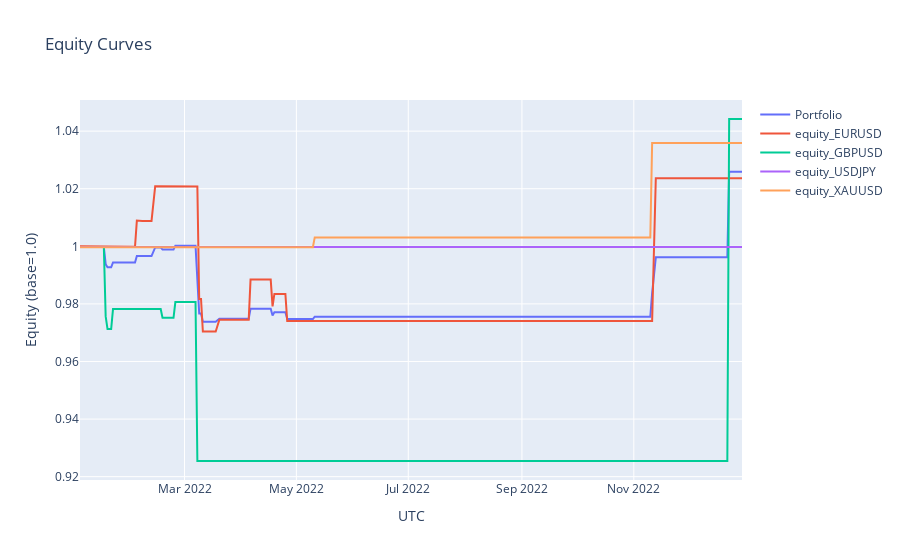
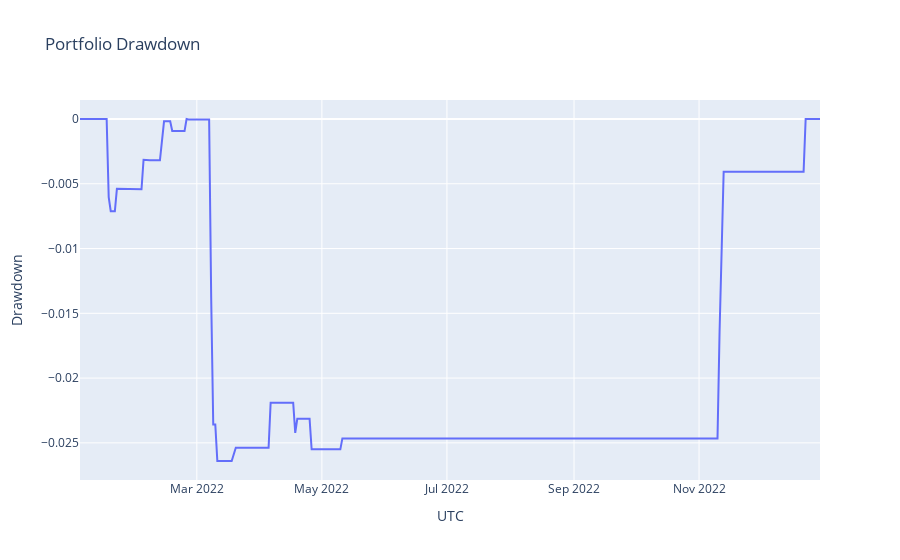

Here is the notebook cell these charts were saved with, in order:
### Code cell
import pandas as pd
import plotly.graph_objects as go

eq_path = ROOT/'data'/'pnl_demo_equity.csv'
tr_path = ROOT/'data'/'pnl_demo_trades.csv'
eq = pd.read_csv(eq_path, parse_dates=['ts']).set_index('ts')

fig = go.Figure()
fig.add_trace(go.Scatter(x=eq.index, y=eq['portfolio_equity'], name='Portfolio'))
for c in eq.columns:
    if c.startswith('equity_'):
        fig.add_trace(go.Scatter(x=eq.index, y=eq[c], name=c))
fig.update_layout(title='Equity Curves', xaxis_title='UTC', yaxis_title='Equity (base=1.0)')
fig.show()

dd = eq['portfolio_equity']/eq['portfolio_equity'].cummax()-1.0
figdd = go.Figure()
figdd.add_trace(go.Scatter(x=dd.index, y=dd.values, name='Drawdown'))
figdd.update_layout(title='Portfolio Drawdown', xaxis_title='UTC', yaxis_title='Drawdown')
figdd.show()

### Figure 1 — Plotly figure (JSON) as saved in the notebook; plotly's stock layout.template omitted (floating-point values rounded to 4 significant figures; data arrays with more than 128 entries replaced by an {"elided": "..."} marker saying what was removed)
{"data": [{"name": "Portfolio", "type": "scatter", "x": {"elided": "309 str values"}, "y": {"elided": "309 float values"}}, {"name": "equity_EURUSD", "type": "scatter", "x": {"elided": "309 str values"}, "y": {"elided": "309 float values"}}, {"name": "equity_GBPUSD", "type": "scatter", "x": {"elided": "309 str values"}, "y": {"elided": "309 float values"}}, {"name": "equity_USDJPY", "type": "scatter", "x": {"elided": "309 str values"}, "y": {"elided": "309 float values"}}, {"name": "equity_XAUUSD", "type": "scatter", "x": {"elided": "309 str values"}, "y": {"elided": "309 float values"}}], "layout": {"title": {"text": "Equity Curves"}, "xaxis": {"title": {"text": "UTC"}}, "yaxis": {"title": {"text": "Equity (base=1.0)"}}}}

### Figure 2 — Plotly figure (JSON) as saved in the notebook; plotly's stock layout.template omitted (floating-point values rounded to 4 significant figures; data arrays with more than 128 entries replaced by an {"elided": "..."} marker saying what was removed)
{"data": [{"name": "Drawdown", "type": "scatter", "x": {"elided": "309 str values"}, "y": {"elided": "309 float values"}}], "layout": {"title": {"text": "Portfolio Drawdown"}, "xaxis": {"title": {"text": "UTC"}}, "yaxis": {"title": {"text": "Drawdown"}}}}
